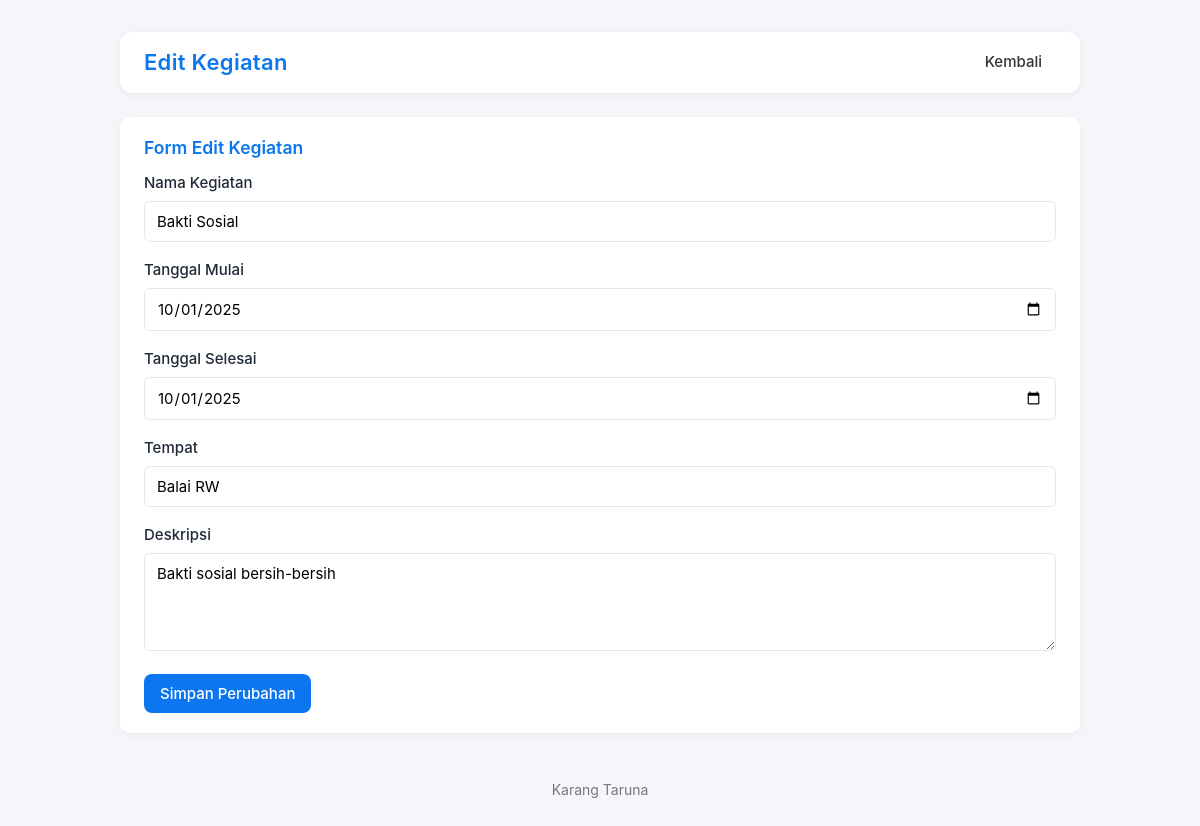
/edit_kegiatan.php?id=1 (signed in), run on the app's committed database.
### tables this page shows
CREATE TABLE IF NOT EXISTS kegiatan (
  id INT AUTO_INCREMENT PRIMARY KEY,
  nama_kegiatan VARCHAR(200) NOT NULL,
  tanggal_mulai DATE,
  tanggal_selesai DATE,
  tempat VARCHAR(200),
  deskripsi TEXT
);

### edit_kegiatan.php (the view, shortened to what this page needs)
<?php
require 'db.php';
$id = isset($_GET['id']) ? intval($_GET['id']) : 0;
$result = $conn->query("SELECT * FROM kegiatan WHERE id = $id");
$data = $result->fetch_assoc();
?>
<!DOCTYPE html>
<html lang="id">
<head>
 <link rel="stylesheet" href="css/style.css">
</head>
<body>
 <div class="container">
  <div class="header">
   <div class="brand">
    <h1>Edit Kegiatan</h1>
   </div>
   <div class="nav"><a href="kegiatan.php">Kembali</a></div>
  </div>
  <div class="card">
   <h3>Form Edit Kegiatan</h3>
   <form method="post">
    <div class="group">
     <label>Nama Kegiatan</label>
     <input name="nama" class="input" value="<?= htmlspecialchars($data['nama_kegiatan']) ?>" required>
    </div>
    <div class="group">
     <label>Tanggal Mulai</label>
     <input name="mulai" type="date" class="input" value="<?= htmlspecialchars($data['tanggal_mulai']) ?>">
    </div>
    <div class="group">
     <label>Tanggal Selesai</label>
     <input name="selesai" type="date" class="input" value="<?= htmlspecialchars($data['tanggal_selesai']) ?>">
    </div>
    <div class="group">
     <label>Tempat</label>
     <input name="tempat" class="input" value="<?= htmlspecialchars($data['tempat']) ?>">
    </div>
    <div class="group">
     <label>Deskripsi</label>
     <textarea name="des" class="input" rows="4"><?= htmlspecialchars($data['deskripsi']) ?></textarea>
    </div>
    <div>
     <button class="btn" name="update" type="submit">Simpan Perubahan</button>
    </div>
   </form>
  </div>
  <div class="footer">Karang Taruna</div>
 </div>
</body>
</html>

### css/style.css (style rules this page uses)
:root { --primary: #0b76ef; --muted: #f4f6f9; --card: #ffffff; --text: #1f2937; --border: #e5e7eb; --danger: #ef4444; }
* { box-sizing: border-box; font-family: "Inter", Arial, sans-serif; }
body { margin:0; background:var(--muted); color:var(--text); line-height:1.6; font-size:15px; }
.container { max-width:1000px; margin:32px auto; padding:0 20px; }
.header { display:flex; justify-content:space-between; align-items:center; margin-bottom:24px; background:var(--card); padding:16px 24px; border-radius:12px; box-shadow:0 2px 8px rgba(0,0,0,0.05); }
.brand { display:flex; align-items:center; gap:10px; }
.brand h1 { margin:0; font-size:22px; color:var(--primary); font-weight:600; letter-spacing:0.3px; }
.nav a { margin-left:10px; text-decoration:none; color:#333; padding:8px 14px; border-radius:6px; transition:all .3s; font-weight:500; }
.card { background:var(--card); padding:20px 24px; border-radius:10px; box-shadow:0 3px 10px rgba(0,0,0,0.04); margin-bottom:16px; }
.card h2, .card h3 { margin-top:0; color:var(--primary); font-weight:600; margin-bottom:12px; }
h1,h2,h3,h4 { line-height:1.3; }
.group { margin-bottom:16px; }
.group label { display:block; font-weight:500; margin-bottom:6px; }
input, textarea, select { width:100%; padding:10px 12px; border:1px solid var(--border); border-radius:6px; font-size:15px; transition:border-color .2s; background:#fff; }
textarea { resize:vertical; }
button, .btn { display:inline-block; padding:10px 16px; border:none; border-radius:8px; background:#0b76ef; color:#fff; font-size:15px; font-weight:500; cursor:pointer; transition:background .25s, transform .2s; text-align:center; }
.footer { margin-top:32px; padding:14px; text-align:center; color:#777; font-size:14px; }

### data on the page
kegiatan: nama "Bakti Sosial", mulai "10/01/2025", selesai "10/01/2025", tempat "Balai RW", des "Bakti sosial bersih-bersih"
